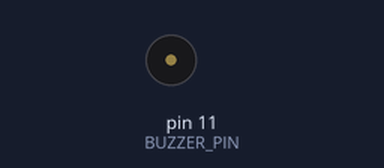
The sketch below on a simulated Arduino Uno, built with avr-gcc and run on an emulated ATmega328P. Shown: buzzer (waves = sounding). At 4.0 s the program stops and its outputs stay as they are.

Above: at 0.14 s.
Timing chart, 0 to 3.0 s (numbered marks = the images above):
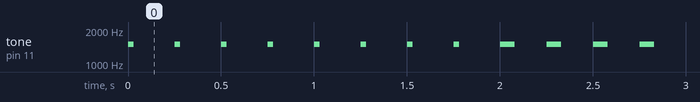

The sketch:

code.ino
```cpp
// Buzzer pulseRate repro: a tone held longer than the part's silence
// window is counted as two beeps instead of one.
//
// Two phases, each 2 s, both beeping at exactly 4 beeps/sec:
//   t = 0     ON 30 ms / OFF 220 ms  — ON below the window at the time (50 ms)
//   t = 2000  ON 80 ms / OFF 170 ms  — ON above it, same repetition rate
//
// pulseRate counts tone onsets in the trailing second, so both phases must
// read 4. The second phase reads ~8: `lastToneCycles` only advances at onset,
// so the note self-retires one window in and the next square-wave edge registers as
// a fresh beep. The observable ends up measuring ON-phase duration rather than
// repetition rate — which is what inverted reverse_parking_sensor's counts.

const int BUZZER_PIN = 11;

void beep(int onMs, int offMs) {
  tone(BUZZER_PIN, 1500);
  delay(onMs);
  noTone(BUZZER_PIN);
  delay(offMs);
}

void setup() {
  pinMode(BUZZER_PIN, OUTPUT);
}

void loop() {
  for (int i = 0; i < 8; i++) beep(30, 220);
  for (int i = 0; i < 8; i++) beep(80, 170);
  while (true) {}
}
```

Measured:
- by itself, tone on pin 11 (BUZZER_PIN): alternates 1500 Hz for 0.06 s and silent for 0.22 s, 32 changes in all, then stays silent
